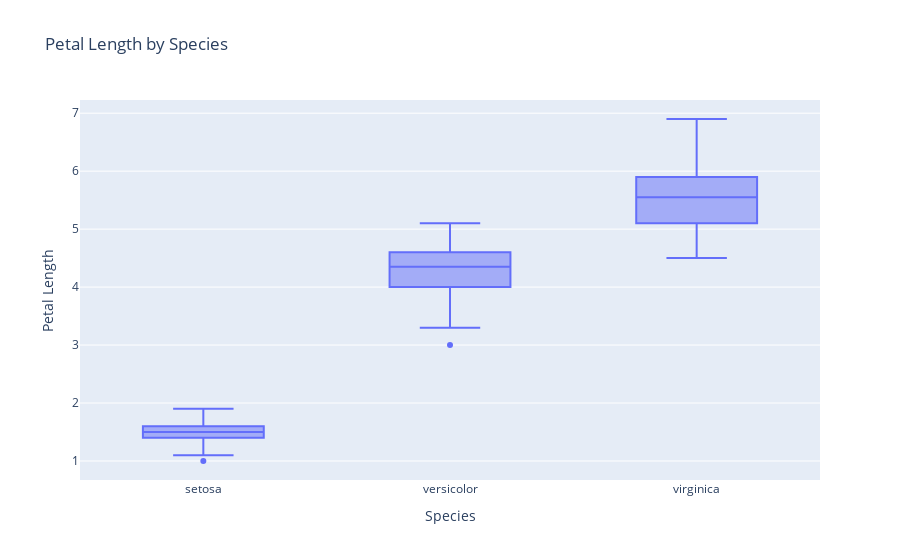

Here is the notebook cell this chart was saved with:
### Markdown cell above
### __Create Box Plot of Petal Length by Species__

### Code cell
# Create a box plot
fig = px.box(df, x="species", y="petal_length", title="Petal Length by Species",
             labels={'species': 'Species', 'petal_length': 'Petal Length'})

# Show the plot
fig.show()

### Figure 1 — Plotly figure (JSON) as saved in the notebook; plotly's stock layout.template omitted (floating-point values rounded to 4 significant figures; data arrays with more than 128 entries replaced by an {"elided": "..."} marker saying what was removed)
{"data": [{"alignmentgroup": "True", "hovertemplate": "Species=%{x}<br>Petal Length=%{y}<extra></extra>", "legendgroup": "", "marker": {"color": "#636efa"}, "name": "", "notched": false, "offsetgroup": "", "orientation": "v", "showlegend": false, "type": "box", "x": {"elided": "150 str values"}, "x0": " ", "xaxis": "x", "y": {"elided": "150 float values"}, "y0": " ", "yaxis": "y"}], "layout": {"boxmode": "group", "legend": {"tracegroupgap": 0}, "title": {"text": "Petal Length by Species"}, "xaxis": {"anchor": "y", "domain": [0, 1], "title": {"text": "Species"}}, "yaxis": {"anchor": "x", "domain": [0, 1], "title": {"text": "Petal Length"}}}}
